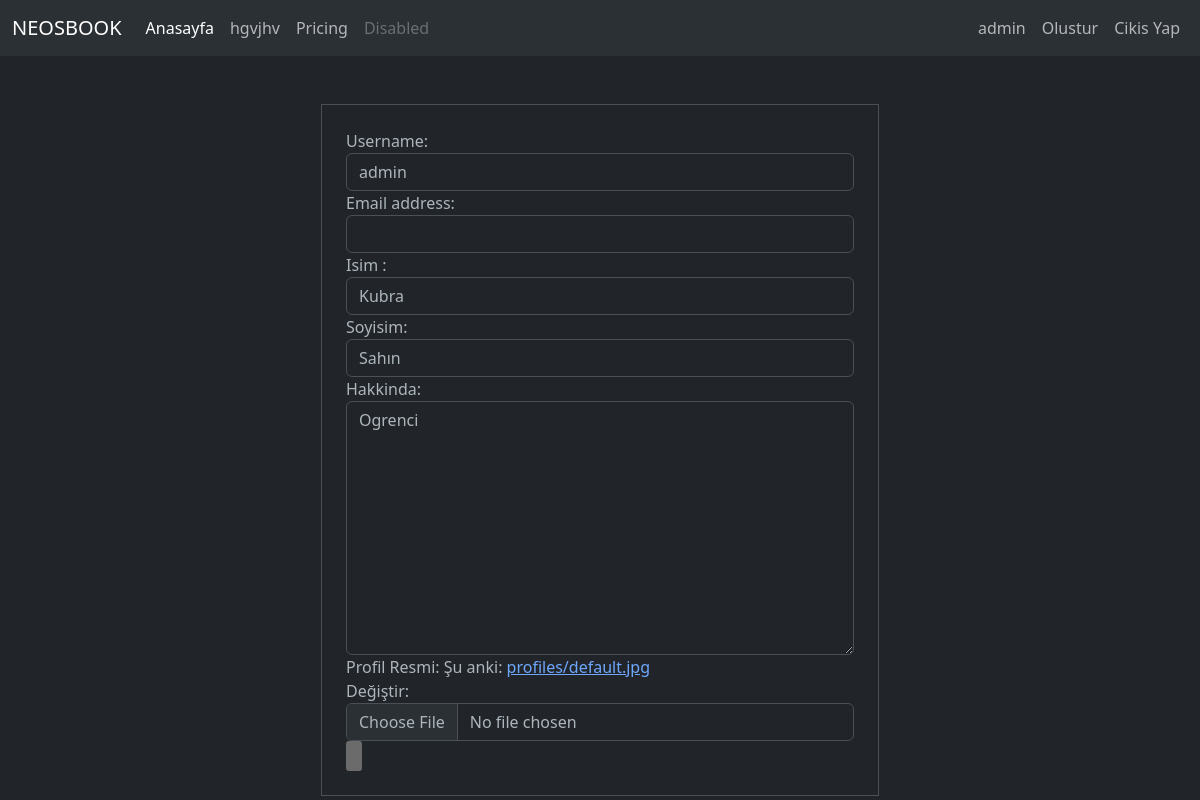
Screenshot of /user/update/ (signed in) with the database file from the repository.
### user/models.py (models this page shows, shortened)
class Profile(models.Model):
    id = models.UUIDField(primary_key = True , default = uuid.uuid4 , editable = False)
    user = models.OneToOneField(User , on_delete=models.CASCADE)
    name = models.CharField(max_length=100 , verbose_name = 'isim ')
    surname = models.CharField(max_length=100 , verbose_name= 'Soyisim')
    bio = models.TextField(max_length=500 , verbose_name='Hakkinda' , default='Merhaba ben bir blog yazariyim')
    image = models.FileField(upload_to='profiles/' , null=True , verbose_name='Profil Resmi' , default='profiles/default.jpg')
    created_at = models.DateTimeField(auto_now_add= True , verbose_name= ' Olusturulma Tarihi')
    follow = models.ManyToManyField('self' , verbose_name='Takip' , related_name='takip' ,  symmetrical=False ,blank=True)
    followers = models.ManyToManyField('self' , verbose_name='Takipciler' , related_name='takipci', symmetrical=False , blank=True)
    slug = models.SlugField(null=True , blank=True , editable=False)

### user/views.py (the view, shortened to what this page needs)
# urls.py: path('update/' , update , name = 'update'),
@login_required(login_url='login')
def update(request):
    myUser = request.user
    myProfile = request.user.profile
    form = UserForm(instance = myUser)
    profilForm = ProfilForm(instance=myProfile)
    context = {
        'form':form,
        'profilForm':profilForm
    }
    return render(request , 'user/update.html' , context)

### user/forms.py
class UserForm(ModelForm):
    class Meta:
        model = User
        fields = ['username' , 'email']
    def __init__(self , *args , **kwargs):
        super(UserForm , self).__init__(*args , **kwargs)
        for name , field in self.fields.items():
            field.widget.attrs.update({'class': 'form-control'})
            field.help_text = ''

class ProfilForm(ModelForm):
    class Meta:
        model = Profile
        fields = ['name' , 'surname' , 'bio' , 'image']
    def __init__(self , *args , **kwargs):
        super(ProfilForm , self).__init__(*args , **kwargs)
        for name , field in self.fields.items():
            field.widget.attrs.update({'class': 'form-control'})

### templates/user/update.html (shortened to what this page needs)
{% extends "index.html" %}
{% load static  %}
{% block content %}
  <form action="" enctype="multipart/form-data" method="POST" class="m-auto w-50 border p-4">
    {{form}}
    {{profilForm}}
    <input type="submit" value="">
  </form>
{% endblock content %}

### templates/partials/_navbar.html (shortened to what this page needs)
<nav class="navbar navbar-expand-lg bg-body-tertiary">
    <div class="container-fluid">
      <a class="navbar-brand" href="/">NEOSBOOK</a>
      <div class="collapse navbar-collapse justify-content-between" id="navbarNav">
        <ul class="navbar-nav">
          <li class="nav-item">
            <a class="nav-link active" aria-current="page" href="/">Anasayfa</a>
          </li>
          <li class="nav-item">
            <a class="nav-link" href="">hgvjhv</a>
          </li>
          <li class="nav-item">
            <a class="nav-link" href="#">Pricing</a>
          </li>
          <li class="nav-item">
            <a class="nav-link disabled">Disabled</a>
          </li>
        </ul>
        <ul class="navbar-nav">
          {% if user.is_authenticated %}
             <li class="nav-item">
              <a href="{% url 'profile' request.user.profile.slug %}" class="nav-link">{{request.user}}</a>
             </li>
             <li class="nav-item">
              <a href="/create/" class="nav-link">Olustur</a>
             </li>
             <li class="nav-item">
              <a href="/user/logout/" class="nav-link">Cikis Yap</a>
             </li>
          {% endif %}
        </ul>
      </div>
    </div>
  </nav>

### rows the page displays
Profile: name "Kubra", surname "Sahın", bio "Ogrenci"

### other values shown
{{ request.user }} "admin"
